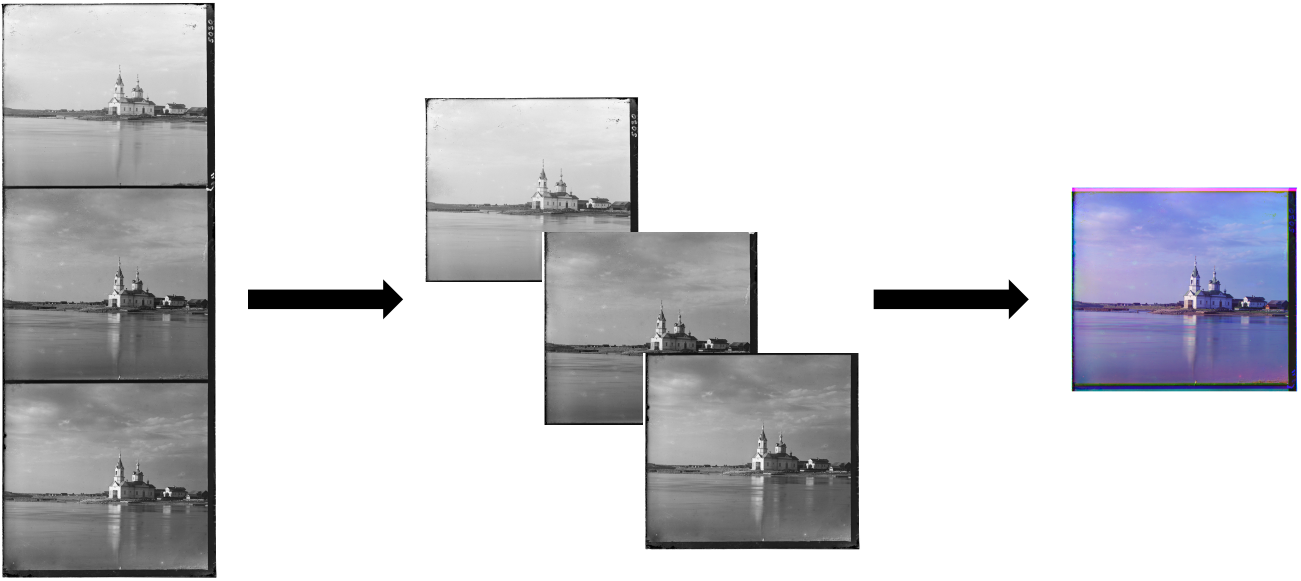
#> input picture 1/additonal_media/align_visualization.png, 3903 x 1742 px (shown at 1/3 size); its folder holds only this picture in this run
$ python main.py ../additonal_media/align_visualization.png   (older library calls are emulated)
#> lines starting #> are read from the running program, lines starting #| are printed output that depends on the picture
#> in main, im is the input picture: shape (1742, 3903, 4); mean R, G, B, A 55.6, 55.8, 59.1, 99.5
### 1/code/utils.py
import os
import csv
import time
import numpy as np
import skimage as sk
import skimage.io as skio
import cv2

# [186 lines left out: functions log_alignment, align_exhaustive, align_exhaustive_vectorize, not called in this run]


def build_pyramid(im, levels):
    """
    Build an image pyramid with the specified number of levels.
    input:
        im: input image
        levels: number of levels in the pyramid

    output:
        pyramid: list of images at each level of the pyramid
    """
    pyramid = [im]
    for i in range(1, levels):

        im = cv2.resize(im, (im.shape[1] // 2, im.shape[0] // 2))
        pyramid.append(im)
    return pyramid


def align_multiscale(im1, im2, search_radius, levels, metric='ncc', method='color'):
    """
    Align im1 to im2 using a multiscale approach. Better for images with larger resolution.
    input:
        im1, im2: images to be aligned
        search_radius: radius of the search window (in pixels) at the coarsest level
        levels: number of levels in the pyramid
        metric: similarity metric to use ('ncc' or 'ssd')
    output:
        best_dx, best_dy: the optimal shifts in x and y directions
    """
    if method == 'edge':
        im1 = cv2.Sobel(src=im1, ddepth=cv2.CV_64F, dx=1, dy=1, ksize=5)
        im2 = cv2.Sobel(src=im2, ddepth=cv2.CV_64F, dx=1, dy=1, ksize=5)
    elif method == 'color':
        pass
    # build pyramids for both of the images (already cropped)
    pyr1 = build_pyramid(im1, levels)
    pyr2 = build_pyramid(im2, levels)

    overall_dx, overall_dy = 0, 0

    # start exhaustive search at the coarsest level
    for level in range(levels-1, -1, -1):
        print(f"Level {level}:")
        im1_level = pyr1[level]
        im2_level = pyr2[level]

        # get dimensions of images at current level
        h, w = im1_level.shape


        start_dx = overall_dx // (2**level)
        start_dy = overall_dy // (2**level)

        # perform exhaustive search at the current level
        dx, dy, _ = align_exhaustive(im1_level, im2_level, search_radius, start_dx, start_dy, metric)
        # dx, dy, _ = align_exhaustive_vectorize(im1_level, im2_level, search_radius, start_dx, start_dy, metric, method=method)

        # reduce search radius for next level
        search_radius = max(2, search_radius // 2)


        overall_dx = dx * (2 ** level)
        overall_dy = dy * (2 ** level)


    return overall_dx, overall_dy


# [181 lines left out: functions automatic_crop, automatic_contrast_adjustment, automatic_white_balance, not called in this run]

### 1/code/main.py
import os
import time
import numpy as np
import skimage as sk
import skimage.io as skio
import cv2
import argparse
from utils import log_alignment, align_exhaustive, align_exhaustive_vectorize, align_multiscale, automatic_crop, automatic_contrast_adjustment, automatic_white_balance

def preprocess_image(im):
    # compute height of each channel
    height = int(np.floor(im.shape[0] / 3))
#> height = 580

    # separate color channels
    b = im[:height]
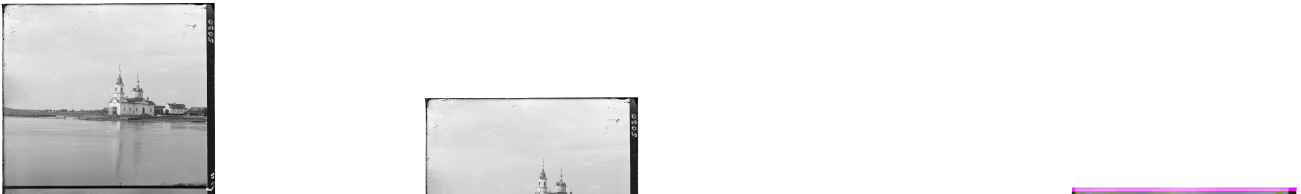
#> b: shape (580, 3903, 4) float64 (shown at 1/3 size); mean R, G, B, A 0.197, 0.196, 0.197, 0.261; transparent parts drawn white
    g = im[height:2*height]
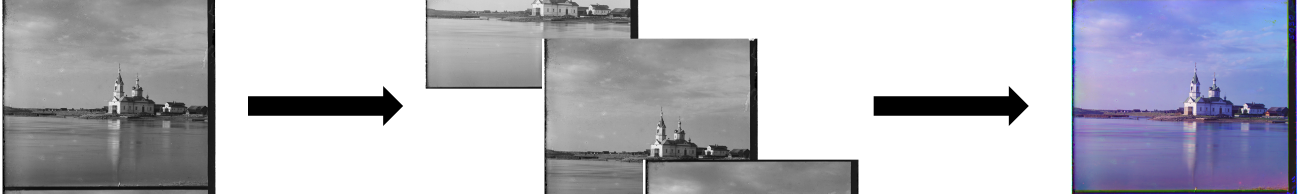
#> g: shape (580, 3903, 4) float64 (shown at 1/3 size); mean R, G, B, A 0.294, 0.296, 0.332, 0.577; transparent parts drawn white
    r = im[2*height:3*height]
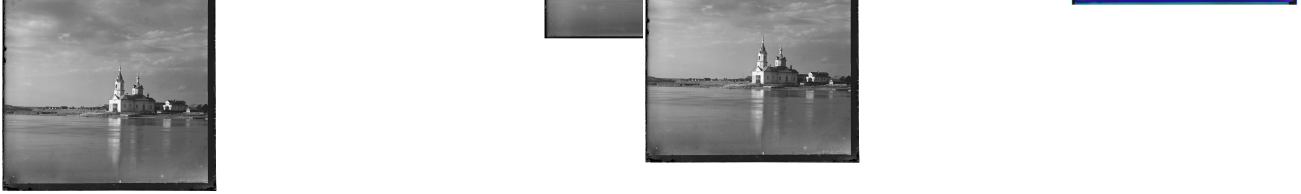
#> r: shape (580, 3903, 4) float64 (shown at 1/3 size); mean R, G, B, A 0.164, 0.165, 0.166, 0.333; transparent parts drawn white

    # backup original channels for cropping later
    backup_r = r.copy()
    backup_g = g.copy()
    backup_b = b.copy()

    # crop each channel to avoid alignment issues from borders
    crop_percent = 0.15
    crop_h = int(np.floor(crop_percent * height))
#> crop_h = 87
    crop_w = int(np.floor(crop_percent * im.shape[1]))
#> crop_w = 585
    b = b[crop_h: -crop_h, crop_w: -crop_w]
#> b: shape (406, 2733, 4) float64
    g = g[crop_h: -crop_h, crop_w: -crop_w]
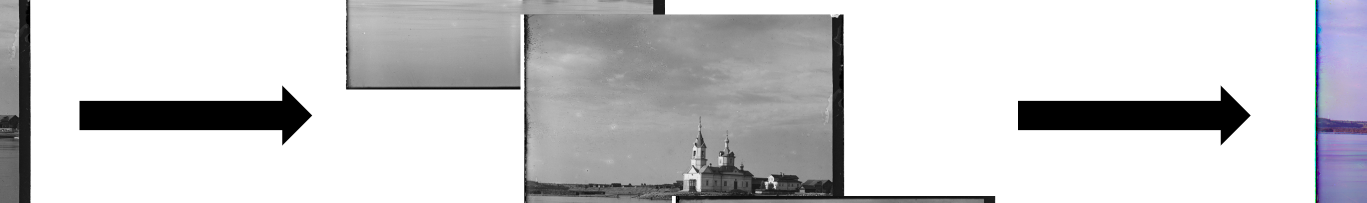
#> g: shape (406, 2733, 4) float64 (shown at 1/2 size); mean R, G, B, A 0.207, 0.207, 0.214, 0.41; transparent parts drawn white
    r = r[crop_h: -crop_h, crop_w: -crop_w]
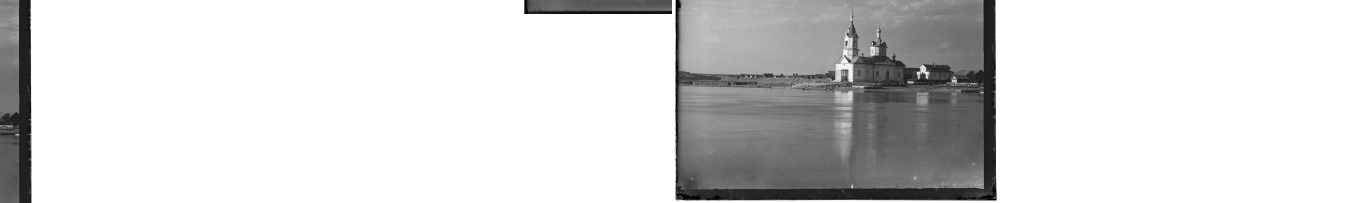
#> r: shape (406, 2733, 4) float64 (shown at 1/2 size); mean R, G, B, A 0.129, 0.129, 0.129, 0.276; transparent parts drawn white

    return r, g, b, backup_r, backup_g, backup_b


def main():
    # parse command line arguments
    parser = argparse.ArgumentParser(description='Align and crop a color image composed of three vertically stacked rgb channels.')
    parser.add_argument('image_path', type=str, help='Path to the input image.')
    parser.add_argument('--method', type=str, default='multiscale', choices=['exhaustive', 'multiscale'], help='Alignment method to use: exhaustive or multiscale (default: multiscale).')
    parser.add_argument('--type', type=str, default='color', choices=['color', 'edge'], help='Type of alignment to perform: color or edge (default: color).')
    args = parser.parse_args()

    # load image
    im = skio.imread(args.image_path)
    im = sk.img_as_float(im)

    # preprocess image
    r, g, b, backup_r, backup_g, backup_b = preprocess_image(im)

    # align channels
    if args.method == 'exhaustive':
        print("Using exhaustive alignment...")
        start_time = time.time()
        dx_ar, dy_ar, _ = align_exhaustive(b, r, search_radius=15, metric='ncc')
        dx_ag, dy_ag, _ = align_exhaustive(b, g, search_radius=15, metric='ncc')
        elapsed_time = time.time() - start_time
    elif args.method == 'multiscale':
        print("Using multiscale alignment...")
        start_time = time.time()
        dx_ar, dy_ar = align_multiscale(b, r, search_radius=15, levels=5, metric='ncc', method= args.type)
#> after the loop in build_pyramid, `for i in range(1, levels):`:
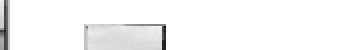
#> im: shape (25, 170, 4) float64 (shown 2 times larger); mean of channels 0, 1, 2, 3 0.122, 0.122, 0.122, 0.154; transparent parts drawn white
#> after the loop in build_pyramid, `for i in range(1, levels):`: pyramid = 5 items
#> call 2 of build_pyramid, with levels = 5
#> after the loop in build_pyramid (call 2), `for i in range(1, levels):`:
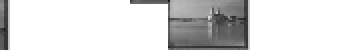
#> im: shape (25, 170, 4) float64 (shown 2 times larger); mean of channels 0, 1, 2, 3 0.127, 0.127, 0.127, 0.274; transparent parts drawn white
        dx_ag, dy_ag = align_multiscale(b, g, search_radius=15, levels=5, metric='ncc', method= args.type)
        elapsed_time = time.time() - start_time

    print(f"Alignment took {elapsed_time:.2f} seconds.")
    ar = np.roll(backup_r, shift=(dy_ar, dx_ar), axis=(0, 1))
    ag = np.roll(backup_g, shift=(dy_ag, dx_ag), axis=(0, 1))
    im_out = np.dstack([ar, ag, backup_b])
    print(f"Red channel shift: dx={dx_ar}, dy={dy_ar}")
    print(f"Green channel shift: dx={dx_ag}, dy={dy_ag}")

    # save image before cropping
    output_folder2 = 'output_images'

    # save output image
    im_out_to_save = sk.img_as_ubyte(im_out)
    filename_without_ext = os.path.splitext(os.path.basename(args.image_path))[0]
    output_folder = os.path.join(output_folder2, filename_without_ext)
    os.makedirs(os.path.join(os.path.dirname(__file__), '../', output_folder), exist_ok=True)
    skio.imsave(os.path.join(os.path.dirname(__file__), '../', output_folder, f'{args.type}_aligned_{filename_without_ext}.png'), im_out_to_save)
    print(f"Saved aligned image to {os.path.join(output_folder, f'{args.type}_aligned_{filename_without_ext}.png')}")
    log_alignment(f"../{output_folder2}",filename_without_ext, dx_ar, dy_ar, dx_ag, dy_ag, elapsed_time)

    # cropping after alignment
    r_cropped, g_cropped, b_cropped = automatic_crop(backup_r, backup_g, backup_b, dx_ar, dy_ar, dx_ag, dy_ag, border_percent=0.1, threshold=0.5, metric='squared_error')
    im_out_cropped = np.dstack([r_cropped, g_cropped, b_cropped])

    # save cropped image
    im_out_cropped_to_save = sk.img_as_ubyte(im_out_cropped)
    skio.imsave(os.path.join(os.path.dirname(__file__), '../', output_folder, f'{args.type}_cropped_{filename_without_ext}.png'), im_out_cropped_to_save)
    print(f"Saved cropped image to {os.path.join(output_folder, f'{args.type}_cropped_{filename_without_ext}.png')}")

    # automatic contrast adjustment
    r_contrast, g_contrast, b_contrast = automatic_contrast_adjustment(r_cropped, g_cropped, b_cropped, method='hist_eq_luminance')
    im_out_contrast = np.dstack([r_contrast, g_contrast, b_contrast])

    # save contrast adjusted image
    im_out_contrast_to_save = sk.img_as_ubyte(im_out_contrast)
    skio.imsave(os.path.join(os.path.dirname(__file__), '../', output_folder, f'{args.type}_contrast_{filename_without_ext}.png'), im_out_contrast_to_save)
    print(f"Saved contrast adjusted image to {os.path.join(output_folder, f'{args.type}_contrast_{filename_without_ext}.png')}")

    # automatic white balance
    r_wb, g_wb, b_wb = automatic_white_balance(r_cropped, g_cropped, b_cropped, method='white_patch_percentile')
    im_out_wb = np.dstack([r_wb, g_wb, b_wb])

    # save white balanced image
    im_out_wb_to_save = sk.img_as_ubyte(im_out_wb)
    skio.imsave(os.path.join(os.path.dirname(__file__), '../', output_folder, f'{args.type}_white_balanced_{filename_without_ext}.png'), im_out_wb_to_save)
    print(f"Saved white balanced image to {os.path.join(output_folder, f'{args.type}_white_balanced_{filename_without_ext}.png')}")

    # color mapping via gray world assumption
    r_gw, g_gw, b_gw = automatic_white_balance(r_cropped, g_cropped, b_cropped, method='gray_world')
    im_out_gw = np.dstack([r_gw, g_gw, b_gw])

    # save gray world balanced image
    im_out_gw_to_save = sk.img_as_ubyte(im_out_gw)
    skio.imsave(os.path.join(os.path.dirname(__file__), '../', output_folder, f'{args.type}_color_mapped_{filename_without_ext}.png'), im_out_gw_to_save)
    print(f"Saved color mapped image to {os.path.join(output_folder, f'{args.type}_color_mapped_{filename_without_ext}.png')}")

if __name__ == '__main__':
#> (the run stopped early here; a loop or call above may not have finished)

$ run again, on 1/output_images/cathedral/color_contrast_cathedral.png
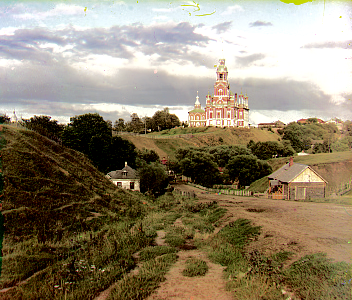
#> input picture 1/output_images/cathedral/color_contrast_cathedral.png, 352 x 300 px
#> in main, im is the input picture: shape (300, 352, 3); mean R, G, B 143.1, 130.9, 108.3
#> in preprocess_image, `g = g[crop_h: -crop_h, crop_w: -crop_w]`:
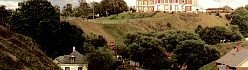
#> g: shape (70, 248, 3) float64; mean R, G, B 0.338, 0.281, 0.173
#> after the loop in build_pyramid, `for i in range(1, levels):`: pyramid = 5 items
#> the loop in build_pyramid (call 2), `for i in range(1, levels): ` made 4 passes
#> pass 1, in build_pyramid (call 2), `im = cv2.resize(im, (im.shape[1] // 2, im.shape[0] // 2))`:
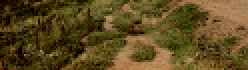
#> im: shape (35, 124, 3) float64 (shown 2 times larger); mean of channels 0, 1, 2 0.37, 0.295, 0.13; drawn as R, G, B

$ run again, on 1/output_images/monastery/color_aligned_monastery.png
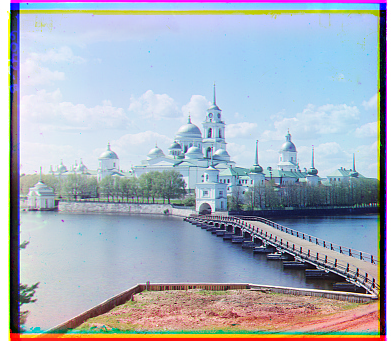
#> input picture 1/output_images/monastery/color_aligned_monastery.png, 391 x 341 px
#> in main, im is the input picture: shape (341, 391, 3); mean R, G, B 167.3, 176.2, 189.2
#> in preprocess_image, `r = r[crop_h: -crop_h, crop_w: -crop_w]`:
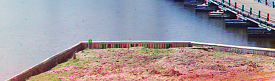
#> r: shape (81, 275, 3) float64; mean R, G, B 0.633, 0.589, 0.611
#> after the loop in build_pyramid, `for i in range(1, levels):`: pyramid = 5 items
#> the loop in build_pyramid (call 2), `for i in range(1, levels): ` made 4 passes
#> pass 2, in build_pyramid (call 2), `im = cv2.resize(im, (im.shape[1] // 2, im.shape[0] // 2))`:
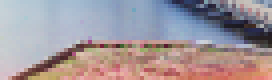
#> im: shape (20, 68, 3) float64 (shown 4 times larger); mean of channels 0, 1, 2 0.634, 0.59, 0.611; drawn as R, G, B

$ run again, on 1/additonal_media/error_crop.png
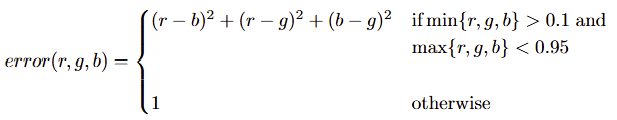
#> input picture 1/additonal_media/error_crop.png, 617 x 120 px
#> in main, im is the input picture: shape (120, 617, 4); mean R, G, B, A 247.5, 247.2, 247.2, 255
#> in preprocess_image, `r = r[crop_h: -crop_h, crop_w: -crop_w]`:
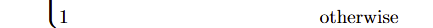
#> r: shape (28, 433, 4) float64; mean R, G, B, A 0.973, 0.972, 0.972, 1
#> after the loop in build_pyramid, `for i in range(1, levels):`: im = 27 rows, first 6: [1, 1, 1, 1], [1, 1, 1, 1], [1, 1, 1, 1], [0.748, 0.727, 0.739, 1], [0.817, 0.792, 0.785, 1], [0.868, 0.868, 0.866, 1]; pyramid = 5 items
#> after the loop in build_pyramid (call 2), `for i in range(1, levels):`: im = 27 rows, first 6: [1, 1, 1, 1], [1, 1, 1, 1], [1, 1, 1, 1], [0.779, 0.741, 0.74, 1], [0.954, 0.963, 0.981, 1], [1, 1, 1, 1]
#> pyr2 = 5 items
